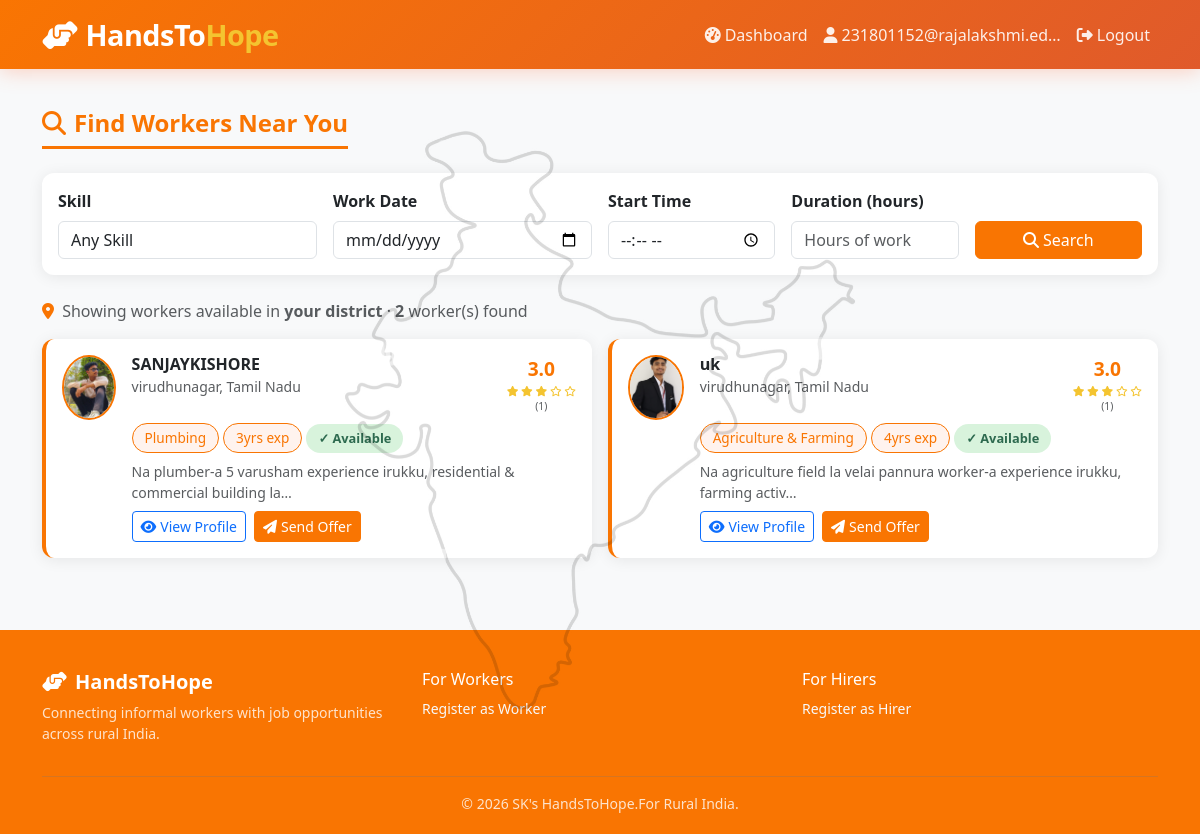
/hirers/search/ (signed in), run on an earlier commit of the app's database.
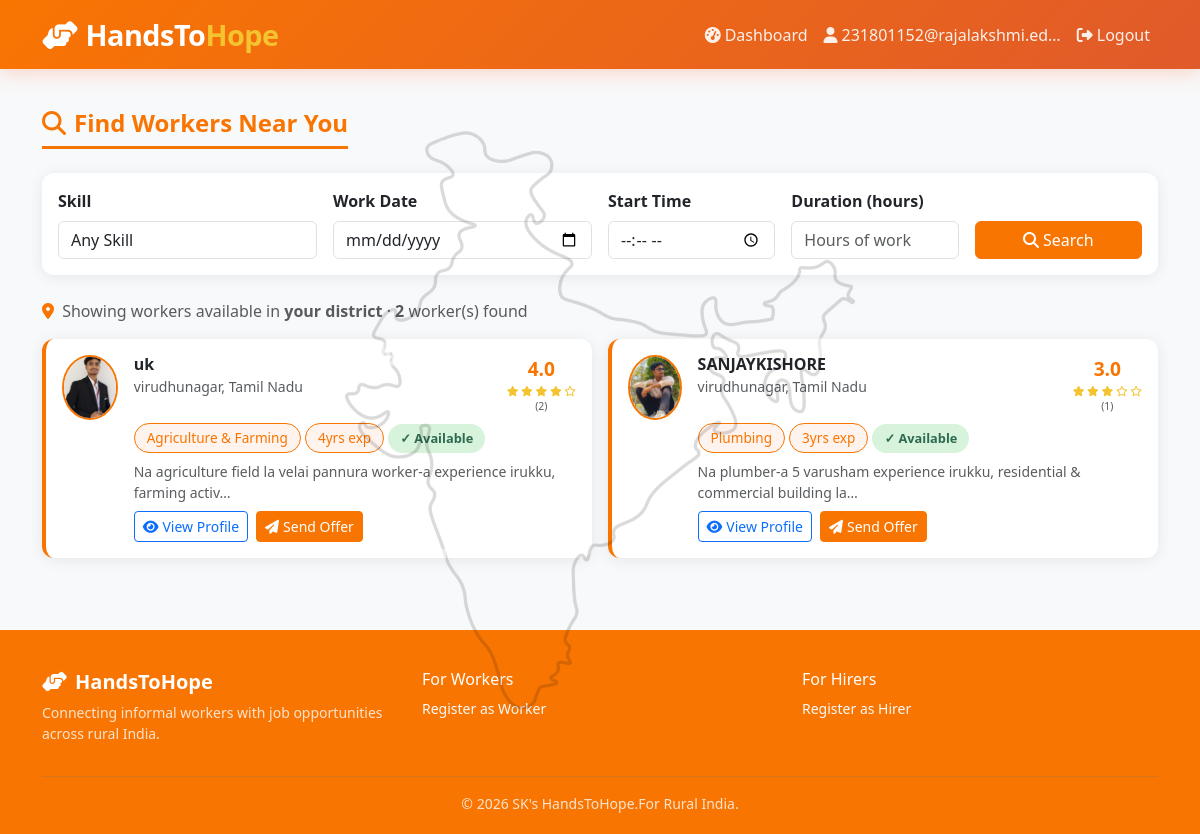
And on a later commit of the database.
### workers/models.py (models this page shows, shortened)
class WorkerProfile(models.Model):
    user = models.OneToOneField(settings.AUTH_USER_MODEL, on_delete=models.CASCADE, related_name='worker_profile')
    full_name = models.CharField(max_length=100)
    date_of_birth = models.DateField(null=True, blank=True)
    gender = models.CharField(max_length=10, choices=[('male', 'Male'), ('female', 'Female'), ('other', 'Other')])
    photo = models.ImageField(upload_to='workers/photos/', blank=True, null=True)
    aadhar_number = models.CharField(max_length=12, unique=True)
    aadhar_card_image = models.ImageField(upload_to='workers/aadhar/', blank=True, null=True)
    village_town = models.CharField(max_length=100)
    district = models.CharField(max_length=100)
    state = models.CharField(max_length=50, choices=STATES_CHOICES)
    pincode = models.CharField(max_length=6)
    full_address = models.TextField()
    primary_skill = models.CharField(max_length=50, choices=SKILL_CATEGORIES)
    secondary_skills = models.CharField(max_length=200, blank=True, help_text='Comma-separated')
    years_of_experience = models.PositiveIntegerField(default=0)
    brief_intro = models.TextField(help_text='Tell about your work experience')
    is_available = models.BooleanField(default=True)
    average_rating = models.DecimalField(max_digits=3, decimal_places=2, default=0.00)
    total_ratings = models.PositiveIntegerField(default=0)
    rating_score = models.DecimalField(max_digits=10, decimal_places=2, default=0.00,
                                        help_text='Blockchain-style score for verification accuracy')
    verification_status = models.CharField(max_length=10, choices=VERIFICATION_STATUS, default='pending')
    verified_at = models.DateTimeField(null=True, blank=True)
    created_at = models.DateTimeField(auto_now_add=True)
    updated_at = models.DateTimeField(auto_now=True)

### hirers/views.py (the view)
    def wrapper(request, *args, **kwargs):
        if not request.user.is_authenticated:
            return redirect('login')
        if request.user.user_type != 'hirer':
            messages.error(request, 'Access denied.')
            return redirect('home')
        return view_func(request, *args, **kwargs)

### hirers/templatetags/hirer_tags.py (called while the page is built)
@register.filter
def get_item(dictionary, key):
    return dictionary.get(key)

### hirers/views.py (called while the page is built)
def hirer_required(view_func):
    def wrapper(request, *args, **kwargs):
        if not request.user.is_authenticated:
            return redirect('login')
        if request.user.user_type != 'hirer':
            messages.error(request, 'Access denied.')
            return redirect('home')
        return view_func(request, *args, **kwargs)
    return wrapper

### ml_models/predictor.py (called while the page is built)
def _get_trust_model():
    global _trust_model
    if _trust_model is None:
        _trust_model = joblib.load(os.path.join(MODELS_DIR, 'trust_score_rf.pkl'))
    return _trust_model

def compute_trust_score(features: dict) -> float:
    model = _get_trust_model()
    row = [float(features.get(f, 0)) for f in TRUST_FEATURES]
    score = model.predict(np.array(row).reshape(1, -1))[0]
    return round(float(np.clip(score, 0, 100)), 2)

def _profile_completeness(profile) -> float:
    fields = [
        bool(profile.photo),
        bool(profile.date_of_birth),
        bool(profile.brief_intro),
        bool(profile.secondary_skills),
        bool(profile.aadhar_card_image),
    ]
    return round(sum(fields) / len(fields), 2)

### templates/hirers/search_workers.html (shortened to what the changed rows need)
{% extends 'base.html' %}
{% load hirer_tags %}
{% block content %}
<div class="container py-4">
    {% if workers %}
        <div class="row g-3">
            {% for worker in workers %}
            <div class="col-md-6">
                <div class="card h-100 worker-card">
                    <div class="card-body">
                        <div class="d-flex gap-3">
                            {% if worker.photo %}
                                <img src="{{ worker.photo.url }}" style="width:65px;height:65px;border-radius:50%;object-fit:cover;border:2px solid var(--saffron);" alt="">
                            {% else %}
                                <div style="width:65px;height:65px;border-radius:50%;background:#f0f0f0;flex-shrink:0;display:flex;align-items:center;justify-content:center;">
                                    <i class="fas fa-user text-muted fa-lg"></i>
                                </div>
                            {% endif %}
                            <div class="flex-grow-1">
                                <div class="d-flex justify-content-between align-items-start">
                                    <div>
                                        <h6 class="fw-bold mb-0">{{ worker.full_name }}</h6>
                                        <small class="text-muted">{{ worker.district }}, {{ worker.state }}</small>
                                    </div>
                                    <div class="text-center">
                                        <div class="fw-bold" style="color:var(--saffron);font-size:1.2rem;">
                                            {{ worker.average_rating|floatformat:1 }}
                                        </div>
                                        <div class="star-rating" style="font-size:0.65rem;">
                                            {% for i in "12345" %}
                                                <i class="fa{% if forloop.counter <= worker.average_rating %}s{% else %}r{% endif %} fa-star"></i>
                                            {% endfor %}
                                        </div>
                                        <div class="text-muted" style="font-size:0.65rem;">({{ worker.total_ratings }})</div>
                                    </div>
                                </div>
                                <div class="mt-2 d-flex gap-1 flex-wrap align-items-center">
                                    <span class="skill-badge">{{ worker.get_primary_skill_display }}</span>
                                    <span class="skill-badge">{{ worker.years_of_experience }}yrs exp</span>
                                    {% if worker.is_available %}
                                        <span class="available availability-badge">✓ Available</span>
                                    {% endif %}
                                </div>
                                <p class="text-muted small mt-2 mb-2">{{ worker.brief_intro|truncatechars:80 }}</p>
                                <div class="d-flex gap-2">
                                    <a href="{% url 'public_worker_profile' worker.id %}" class="btn btn-outline-primary btn-sm">
                                        <i class="fas fa-eye me-1"></i>View Profile
                                    </a>
                                    <button class="btn btn-primary btn-sm" data-bs-toggle="modal" data-bs-target="#offerModal{{ worker.id }}">
                                        <i class="fas fa-paper-plane me-1"></i>Send Offer
                                    </button>
                                </div>
                            </div>
                        </div>
                    </div>
                </div>
            </div>
            {% endfor %}
        </div>
    {% else %}
        <div class="card p-5 text-center text-muted">
            <i class="fas fa-user-slash fa-4x mb-3 opacity-25"></i>
            <h5>No Workers Found</h5>
            <p>No available verified workers in your area right now. Try adjusting the filters or check back later.</p>
        </div>
    {% endif %}
</div>
{% endblock %}

What changed in the data, as far as the page shows it:
changed WorkerProfile "uk": average_rating "3.0" → "4.0"; total_ratings "1" → "2"; moves up the list
